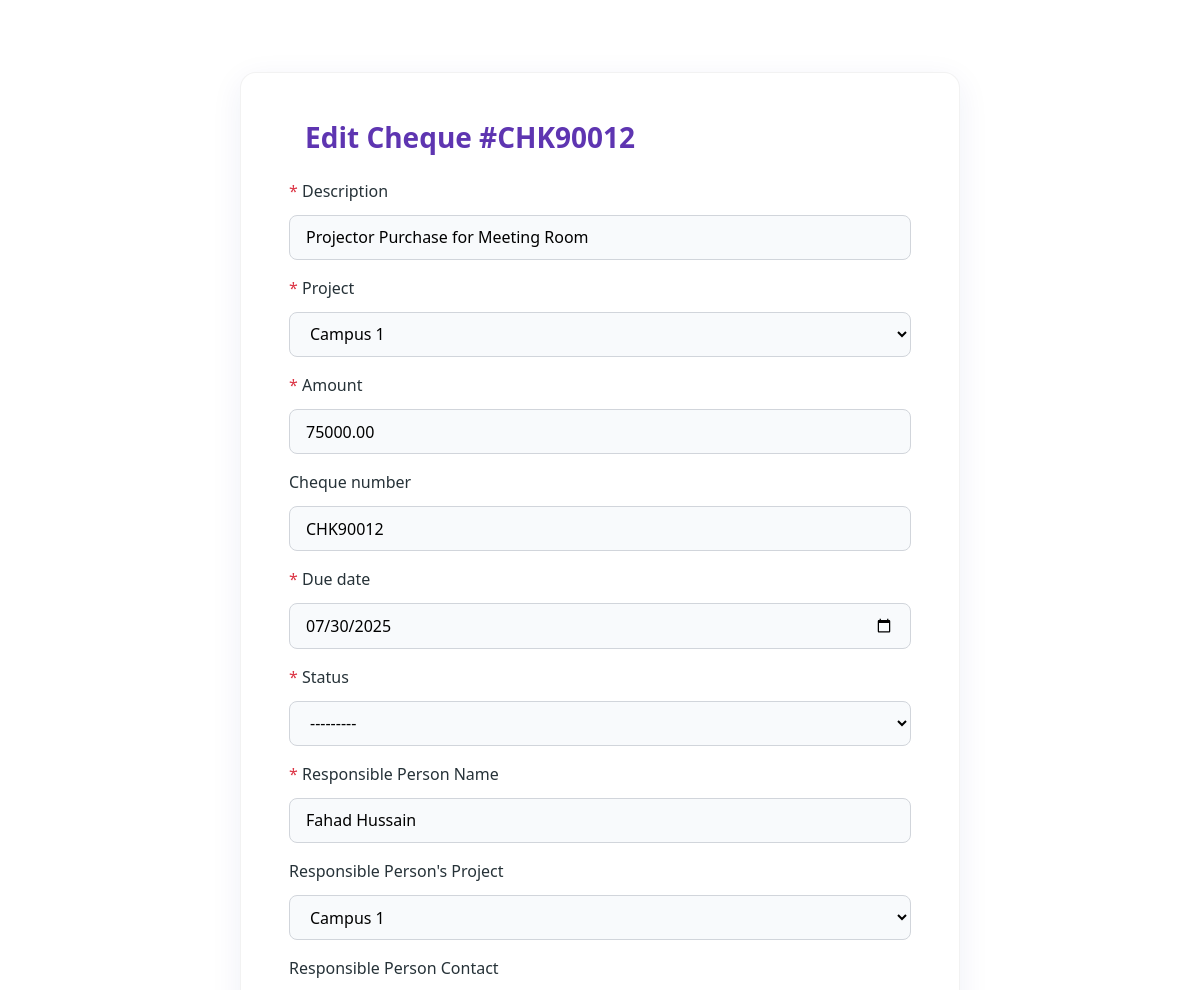
/cheques/12/edit/ (upper part), run on an earlier commit of the app's database.
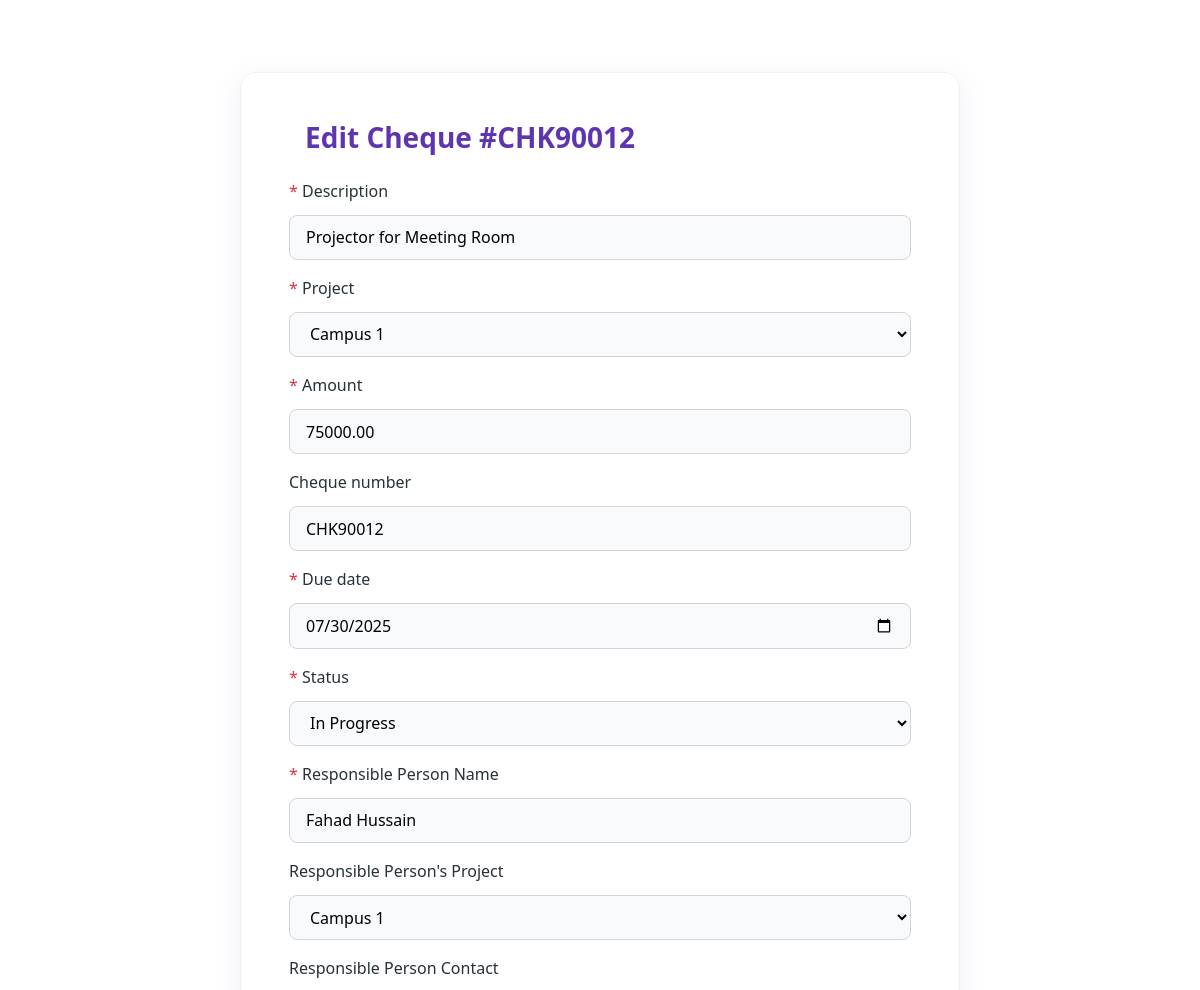
And on a later commit of the database.
### cheque/models.py (models this page shows, shortened)
class Cheque(models.Model):
    description = models.CharField(max_length=255)
    project = models.ForeignKey(Project, on_delete=models.CASCADE)
    amount = models.DecimalField(max_digits=12, decimal_places=2)
    cheque_number = models.CharField(max_length=20, unique=True, blank=True)
    due_date = models.DateField()
    status = models.CharField(max_length=50, choices=STATUS_CHOICES)
    responsible_person_name = models.CharField(max_length=100, verbose_name="Responsible Person Name", default='')
    responsible_person_project = models.ForeignKey(
        Project,
        on_delete=models.SET_NULL,
        null=True,
        blank=True,
        related_name='responsible_projects',
        verbose_name="Responsible Person's Project"
    )
    responsible_person_contact = models.CharField(
        max_length=15,
        verbose_name="Responsible Person Contact",
        blank=True,
        null=True
    )
    responsible_person_cnic = models.CharField(
        max_length=20,
        verbose_name="Responsible Person CNIC",
        blank=True,
        null=True
    )
    received_by_name = models.CharField(max_length=100, verbose_name="Received By Name", blank=True, null=True, default='')
    received_by_project = models.ForeignKey(
        Project,
        on_delete=models.SET_NULL,
        null=True,
        blank=True,
        related_name='received_projects',
        verbose_name="Received By Project"
    )
    received_by_contact = models.CharField(
        max_length=15,
        verbose_name="Received By Contact",
        blank=True,
        null=True
    )
    received_by_cnic = models.CharField(
        max_length=20,
        verbose_name="Received By CNIC",
        blank=True,
        null=True
    )
    approved_by = models.CharField(max_length=100, choices=APPROVED_BY_CHOICES)
    payment_mode = models.CharField(max_length=10, choices=PAYMENT_CHOICES)
    cheque_date = models.DateField()
    bill_available = models.BooleanField(default=False)
    shared_on_group = models.BooleanField(default=False)
    bill_attachment = models.FileField(upload_to='bills/', blank=True, null=True)
    notes = models.TextField(blank=True)
    created_at = models.DateTimeField(auto_now_add=True)

### cheque/views.py (the view)
# urls.py: path('cheques/<int:cheque_id>/edit/', views.edit_cheque, name='edit_cheque'),
def edit_cheque(request, cheque_id):
    cheque = get_object_or_404(Cheque, id=cheque_id)
    if request.method == 'POST':
        form = ChequeForm(request.POST, request.FILES, instance=cheque)
        if form.is_valid():
            form.save()
            messages.success(request, 'Cheque updated successfully!')
            return redirect('cheque_detail', cheque_id=cheque.id)
        else:
            for field, errors in form.errors.items():
                for error in errors:
                    if field == '__all__':
                        messages.error(request, error)
                    else:
                        messages.error(request, f"{form.fields[field].label}: {error}")
    else:
        form = ChequeForm(instance=cheque)
    return render(request, 'edit_cheque.html', {'form': form, 'cheque': cheque})

### cheque/forms.py
class ChequeForm(forms.ModelForm):
    class Meta:
        model = Cheque
        fields = '__all__'
        widgets = {
            'due_date': forms.DateInput(attrs={'type': 'date'}),
            'cheque_date': forms.DateInput(attrs={'type': 'date'}),
            'bill_available': forms.RadioSelect(choices=[(True, 'Yes'), (False, 'No')]),
            'shared_on_group': forms.RadioSelect(choices=[(True, 'Yes'), (False, 'No')]),
        }

### cheque/models.py (called while the page is built)
    def __str__(self):
        return self.name

### cheque/templates/edit_cheque.html (shortened to what this page needs)
{% extends 'base.html' %}
{% block content %}
<div class="container py-5">
  <div class="row justify-content-center">
    <div class="col-lg-8">
      <div class="form-card p-4 p-md-5">
        <h3 class="form-title mb-4">
          Edit Cheque #{{ cheque.cheque_number }}
        </h3>
        <form method="post" action="{% url 'edit_cheque' cheque.id %}" enctype="multipart/form-data" class="form-container" novalidate>
          {% for field in form %}
          <div class="form-group mb-3">
            {% if field.field.widget.input_type == 'radio' %}
              <label class="form-label">
                {% if field.field.required %}<span class="text-danger">*</span>{% endif %}
                {{ field.label }}
              </label>
              <div class="radio-group-container">
                {% for choice in field %}
                <div class="radio-option">
                  {{ choice.tag }}
                  <label for="{{ choice.id_for_label }}" class="radio-label">
                    {{ choice.choice_label }}
                  </label>
                </div>
                {% endfor %}
              </div>
            {% else %}
              <label for="{{ field.id_for_label }}" class="form-label">
                {% if field.field.required %}<span class="text-danger">*</span>{% endif %}
                {{ field.label }}
              </label>
              {{ field }}
            {% endif %}
          </div>
          {% endfor %}
        </form>
      </div>
    </div>
  </div>
</div>
{% endblock %}

What changed in the data, as far as the page shows it:
changed Cheque "CHK90012": description "Projector Purchase for Meeting Room" → "Projector for Meeting Room"; status "---------" → "In Progress"
